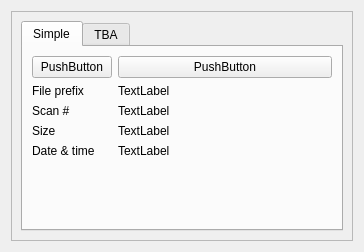
<?xml version="1.0" encoding="UTF-8"?>
<ui version="4.0">
 <class>Form</class>
 <widget class="QWidget" name="Form">
  <property name="geometry">
   <rect>
    <x>0</x>
    <y>0</y>
    <width>364</width>
    <height>252</height>
   </rect>
  </property>
  <property name="windowTitle">
   <string>Form</string>
  </property>
  <layout class="QVBoxLayout" name="verticalLayout_2">
   <item>
    <widget class="QScrollArea" name="scrollArea">
     <property name="widgetResizable">
      <bool>true</bool>
     </property>
     <widget class="QWidget" name="scrollAreaWidgetContents">
      <property name="geometry">
       <rect>
        <x>0</x>
        <y>0</y>
        <width>344</width>
        <height>232</height>
       </rect>
      </property>
      <layout class="QVBoxLayout" name="verticalLayout">
       <item>
        <widget class="QTabWidget" name="tabWidget_2">
         <property name="currentIndex">
          <number>0</number>
         </property>
         <widget class="QWidget" name="TabWidgetPage1">
          <attribute name="title">
           <string>Simple</string>
          </attribute>
          <layout class="QFormLayout" name="formLayout">
           <item row="1" column="0">
            <widget class="QLabel" name="fiile_label">
             <property name="toolTip">
              <string>Search for runs that match this Bluesky plan.</string>
             </property>
             <property name="text">
              <string>File prefix</string>
             </property>
            </widget>
           </item>
           <item row="1" column="1">
            <widget class="QLabel" name="file_name">
             <property name="text">
              <string>TextLabel</string>
             </property>
            </widget>
           </item>
           <item row="2" column="0">
            <widget class="QLabel" name="scan_label">
             <property name="toolTip">
              <string>Search for runs with this scan ID.</string>
             </property>
             <property name="text">
              <string>Scan #</string>
             </property>
            </widget>
           </item>
           <item row="2" column="1">
            <widget class="QLabel" name="file_num">
             <property name="text">
              <string>TextLabel</string>
             </property>
            </widget>
           </item>
           <item row="3" column="0">
            <widget class="QLabel" name="size_label">
             <property name="text">
              <string>Size</string>
             </property>
            </widget>
           </item>
           <item row="3" column="1">
            <widget class="QLabel" name="file_size">
             <property name="text">
              <string>TextLabel</string>
             </property>
            </widget>
           </item>
           <item row="4" column="0">
            <widget class="QLabel" name="date_label">
             <property name="toolTip">
              <string>Search for runs with these detector(s). Use a comma to separate more than one name. (such as &quot;diode, I0&quot;)</string>
             </property>
             <property name="text">
              <string>Date &amp; time</string>
             </property>
            </widget>
           </item>
           <item row="4" column="1">
            <widget class="QLabel" name="file_date">
             <property name="text">
              <string>TextLabel</string>
             </property>
            </widget>
           </item>
           <item row="0" column="0">
            <widget class="QPushButton" name="previous">
             <property name="text">
              <string>PushButton</string>
             </property>
            </widget>
           </item>
           <item row="0" column="1">
            <widget class="QPushButton" name="next">
             <property name="text">
              <string>PushButton</string>
             </property>
            </widget>
           </item>
          </layout>
         </widget>
         <widget class="QWidget" name="TabWidgetPage2">
          <attribute name="title">
           <string>TBA</string>
          </attribute>
          <layout class="QHBoxLayout" name="horizontalLayout">
           <item>
            <widget class="QLabel" name="label_2">
             <property name="text">
              <string>Additional search capabilities are planned.</string>
             </property>
            </widget>
           </item>
          </layout>
         </widget>
        </widget>
       </item>
      </layout>
     </widget>
    </widget>
   </item>
  </layout>
 </widget>
 <resources/>
 <connections/>
</ui>
